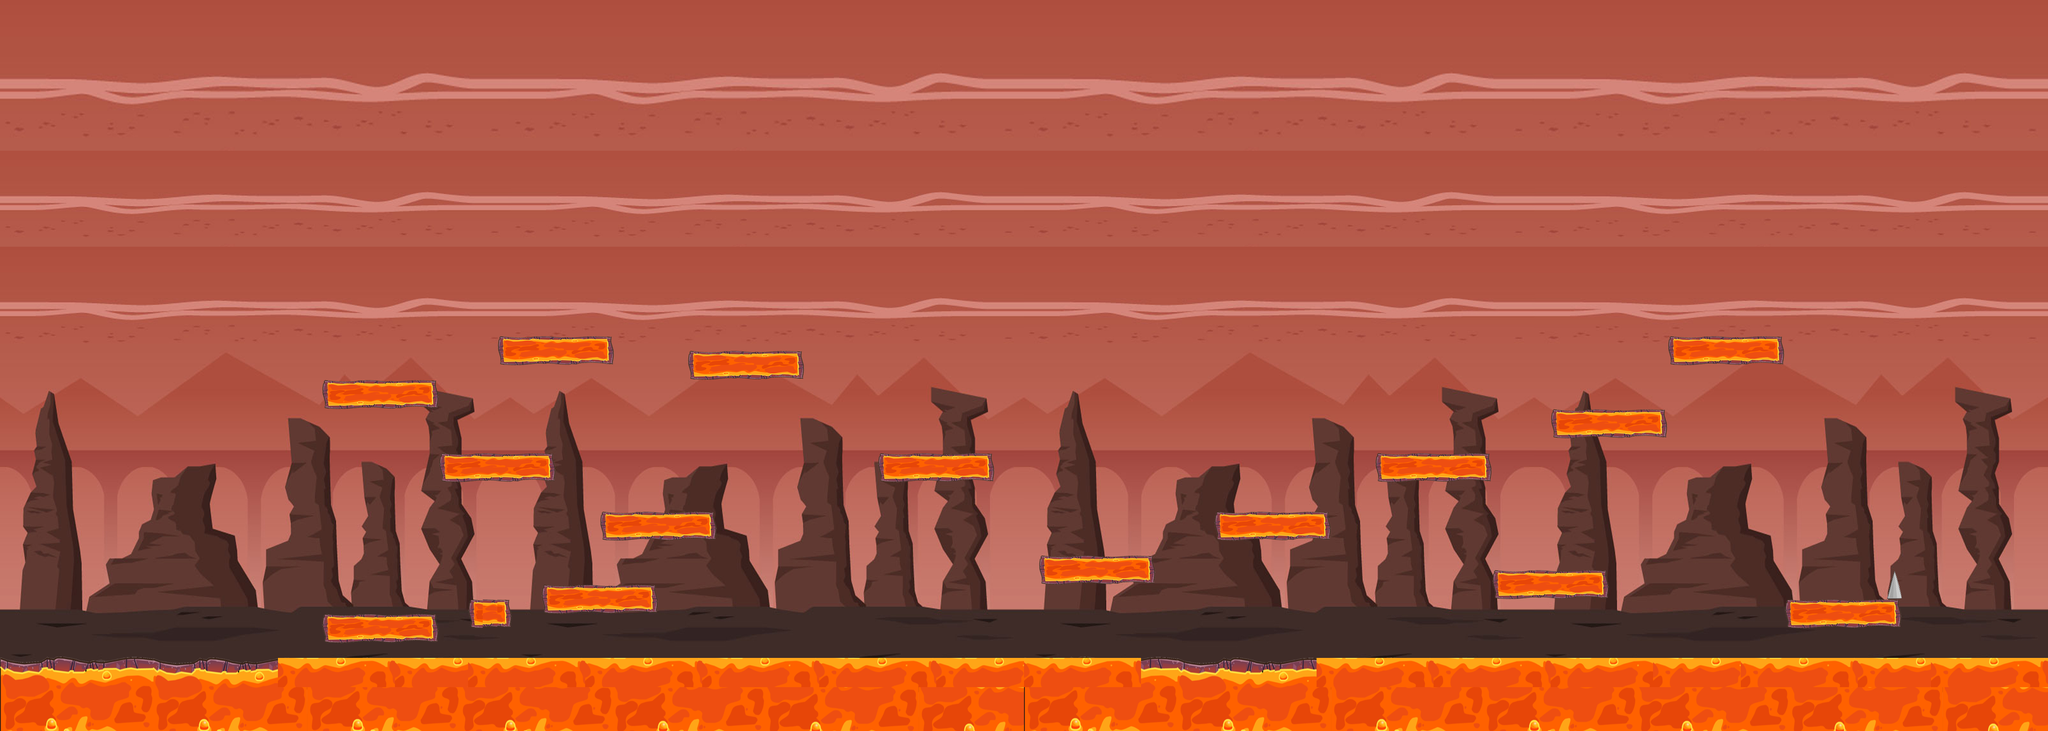

Tiled map render using the project's own tile images. Description and the map definition, with tile-layer contents summarised, below:
An orthogonal 140x50 tile map with 32x32 px tiles, 3 tile layers (Capa de Patrones 1, Capa de patrones 2, Capa de patrones 3), 2 tilesets and 40 objects (11x 0, 3x 2, 3).

<map version="1.0" orientation="orthogonal" renderorder="right-down" width="140" height="50" tilewidth="32" tileheight="32" nextobjectid="83">
 <tileset firstgid="1" name="fondo" tilewidth="32" tileheight="32" tilecount="3500">
  <image source="resources/Imagenes/FONDO3.png" width="2240" height="1600" />
 </tileset>
 <tileset firstgid="3501" name="objetos" tilewidth="32" tileheight="32" tilecount="64">
  <image source="resources/Imagenes/objetos-mundo2.png" width="256" height="256" />
 </tileset>
 <layer name="Capa de Patrones 1" width="140" height="50">
  <data>[7000 cells, 7000 non-empty, 3500 distinct tile ids]</data>
 </layer>
 <layer name="Capa de patrones 2" width="140" height="50">
  <data>[7000 cells, 466 non-empty, 34 distinct tile ids]</data>
 </layer>
 <layer name="Capa de patrones 3" width="140" height="50">
  <data>[7000 cells, 0 non-empty, 0 distinct tile ids]</data>
 </layer>
 <objectgroup name="Capa de Colisiones">
  <object id="1" x="0" y="1463.64" width="4491.67" height="140.367" />
  <object id="2" x="8.33333" y="8.33333" width="4483.33" height="33.3333" />
  <object id="3" x="-8.33333" y="58.3333" width="33.3333" height="1516.67" />
  <object id="4" x="4458.33" y="25" width="33.3333" height="1491.67" />
  <object id="14" x="3904.97" y="1314.3" width="255.03" height="61.697" />
  <object id="53" x="2278.79" y="1215.15" width="236.364" height="54.5455" />
  <object id="54" x="1196.97" y="1287.88" width="230.303" height="42.4242" />
  <object id="55" x="1321.21" y="1127.27" width="236.364" height="42.4242" />
  <object id="56" x="718.182" y="1339.4" width="236.364" height="51.5152" />
  <object id="57" x="972.727" y="1003.03" width="233.333" height="39.3939" />
  <object id="58" x="715.152" y="842.424" width="233.333" height="36.3636" />
  <object id="59" x="1096.97" y="745.455" width="230.303" height="39.3939" />
  <object id="60" x="1515.15" y="775.758" width="233.333" height="45.4545" />
  <object id="61" x="1930.3" y="1003.03" width="233.333" height="42.4242" />
  <object id="63" x="2660.61" y="1118.18" width="242.424" height="60.6061" />
  <object id="64" x="3018.18" y="993.939" width="233.333" height="57.5758" />
  <object id="65" x="3393.94" y="906.061" width="242.424" height="39.3939" />
  <object id="66" x="3272.73" y="1251.52" width="236.364" height="51.5152" />
  <object id="67" x="3654.55" y="742.424" width="245.455" height="45.4545" />
  <object id="81" x="1036.36" y="1315.15" width="72.7273" height="60.6061" />
 </objectgroup>
 <objectgroup name="Capa de Enemigos">
  <object id="52" type="2" x="2378.79" y="1133.33" width="69.697" height="66.6667">
   <ellipse />
  </object>
 </objectgroup>
 <objectgroup name="Capa de Player">
  <object id="27" x="179.545" y="1178.79" width="39.3939" height="51.5152" />
 </objectgroup>
 <objectgroup name="Capa de PowerUps">
  <object id="82" type="3" x="1566.67" y="716.667" width="50" height="58.3333" />
 </objectgroup>
 <objectgroup name="Capa de Puerta">
  <object id="29" x="4290.91" y="1127.27" width="109.091" height="109.091">
   <ellipse />
  </object>
 </objectgroup>
 <objectgroup name="Capa de Bordes">
  <object id="31" x="0" y="0" width="24.2424" height="1600" />
  <object id="33" x="4480" y="0" width="24.2424" height="1600" />
  <object id="51" x="4133.33" y="1242.42" width="21.2121" height="69.697" />
 </objectgroup>
 <objectgroup name="Capa de Obstaculos">
  <object id="34" type="2" x="612.121" y="1439.39" width="1881.82" height="60.6061" />
  <object id="35" type="2" x="2881.82" y="1436.36" width="1657.58" height="57.5758" />
 </objectgroup>
 <objectgroup name="Capa de Monedas">
  <object id="68" type="0" x="2536.36" y="1339.39" width="100" height="100">
   <ellipse />
  </object>
  <object id="71" type="0" x="2654.55" y="1342.42" width="100" height="100">
   <ellipse />
  </object>
  <object id="72" type="0" x="2769.7" y="1339.39" width="100" height="100">
   <ellipse />
  </object>
  <object id="73" type="0" x="3484.85" y="796.97" width="100" height="100">
   <ellipse />
  </object>
  <object id="74" type="0" x="3775.76" y="642.424" width="100" height="100">
   <ellipse />
  </object>
  <object id="75" type="0" x="2039.39" y="896.97" width="100" height="100">
   <ellipse />
  </object>
  <object id="76" type="0" x="1427.27" y="1018.18" width="100" height="100">
   <ellipse />
  </object>
  <object id="77" type="0" x="1178.79" y="630.303" width="100" height="100">
   <ellipse />
  </object>
  <object id="78" type="0" x="1242.42" y="630.303" width="100" height="100">
   <ellipse />
  </object>
  <object id="79" type="0" x="1112.12" y="633.333" width="100" height="100">
   <ellipse />
  </object>
  <object id="80" type="0" x="706.061" y="739.394" width="100" height="100">
   <ellipse />
  </object>
 </objectgroup>
</map>
